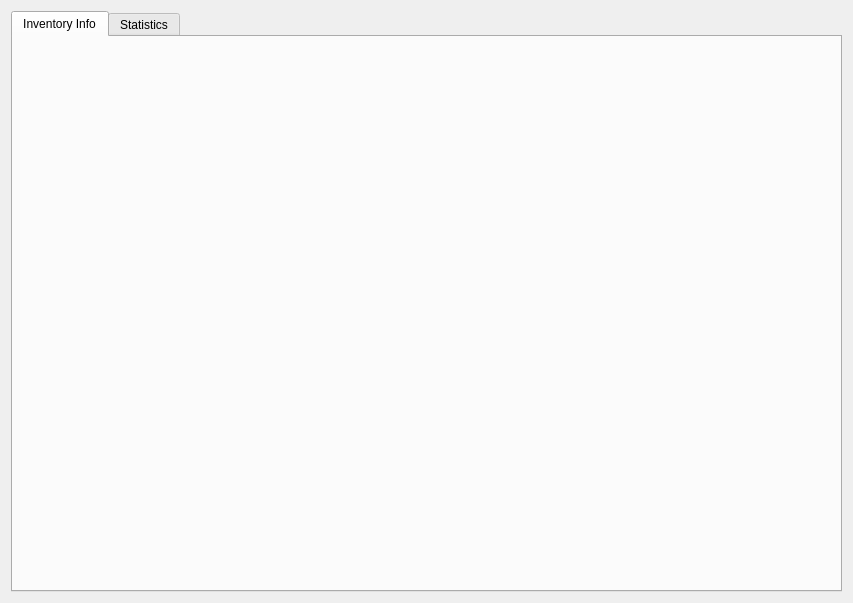
<?xml version="1.0" encoding="UTF-8"?>
<ui version="4.0">
 <class>InventorySingleSelection</class>
 <widget class="QWidget" name="InventorySingleSelection">
  <property name="geometry">
   <rect>
    <x>0</x>
    <y>0</y>
    <width>853</width>
    <height>603</height>
   </rect>
  </property>
  <property name="windowTitle">
   <string>Form</string>
  </property>
  <layout class="QGridLayout" name="gridLayout">
   <item row="0" column="0">
    <widget class="QTabWidget" name="tabWidget">
     <property name="styleSheet">
      <string notr="true"/>
     </property>
     <property name="currentIndex">
      <number>0</number>
     </property>
     <widget class="QWidget" name="inventory_info">
      <attribute name="title">
       <string>Inventory Info</string>
      </attribute>
     </widget>
     <widget class="QWidget" name="statistics">
      <attribute name="title">
       <string>Statistics</string>
      </attribute>
     </widget>
    </widget>
   </item>
  </layout>
 </widget>
 <resources/>
 <connections/>
</ui>
